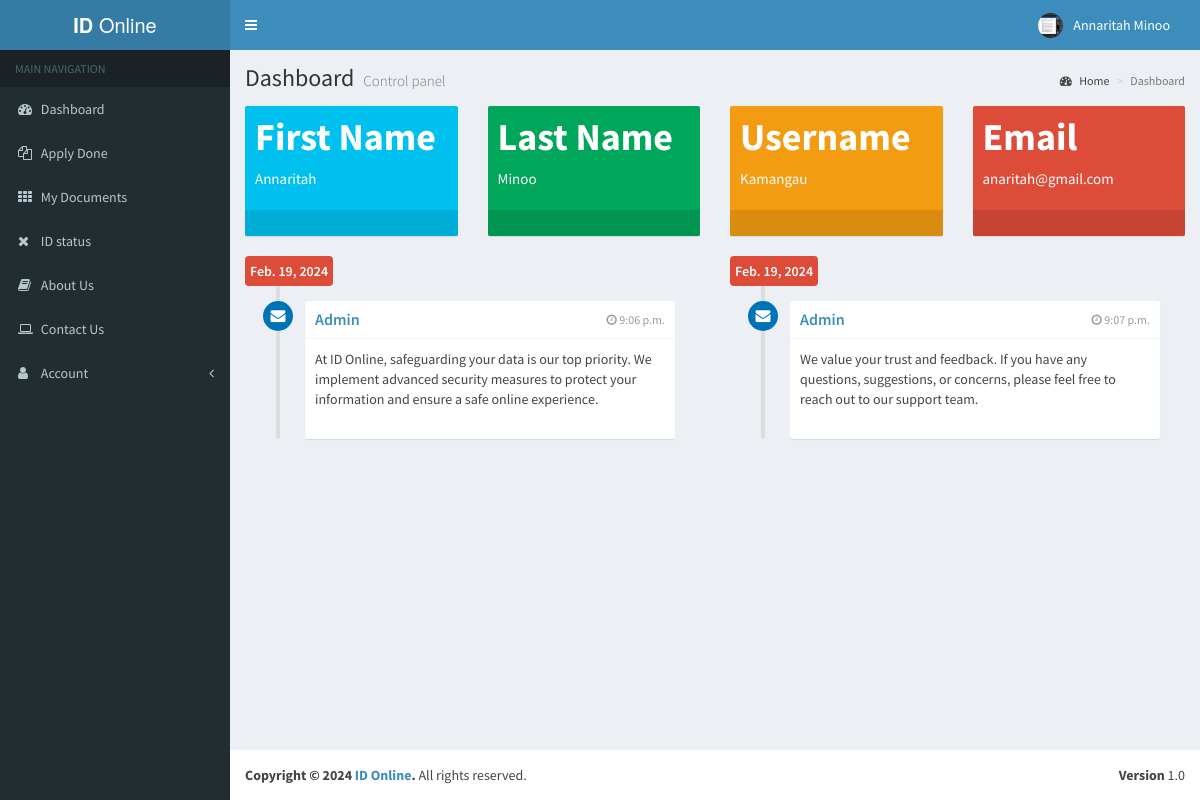
The app's page /index (signed in) with its own data.
### app/models.py (models this page shows)
class Client(models.Model):
    user = models.OneToOneField(User, on_delete=models.CASCADE)
    first_name = models.CharField(max_length=50)
    sur_name = models.CharField(max_length=50, blank=True, null=True)
    last_name = models.CharField(max_length=50)
    email = models.EmailField(max_length=100)
    username = models.CharField(max_length=50)
    gender = models.CharField(max_length=20, blank=True, null=True)
    phone = models.CharField(max_length=13, null=True, blank=True)
    profile_picture = models.ImageField(null=True, blank=True, upload_to='media', default='media/profile.png')

class Notification(models.Model):
    date = models.DateField(auto_now_add=True)
    time = models.TimeField(auto_now_add=True)
    sender = models.CharField(max_length=100)
    messange = models.CharField(max_length=1000)

### app/views.py (the view)
# urls.py: path('index', views.Index, name='index'),
def Index(request):
    client = request.user.client
    apply_info = applyID.objects.filter(client=client)
    notes = Notification.objects.all()
    context = {'notes':notes, 'apply_info':apply_info}
    return render(request, 'app/index.html', context)

### app/templates/app/index.html (shortened to what this page needs)
{% extends 'main.html' %}
{% load static %}
{% block content %}
<div class="content-wrapper">
    <section class="content-header">
        <h1>
            Dashboard
            <small>Control panel</small>
        </h1>
        <ol class="breadcrumb">
            <li><a href="#"><i class="fa fa-dashboard"></i> Home</a></li>
            <li class="active">Dashboard</li>
        </ol>
    </section>
    <section class="content">
        <div class="row">
            <div class="col-lg-3 col-xs-6">
                <div class="small-box bg-aqua">
                    <div class="inner">
                        <h3>First Name</h3>
                        <p>{{request.user.client.first_name}}</p>
                    </div>
                    <a href="#" class="small-box-footer"><i class="f fa-arrow-circle-right"></i></a>
                </div>
            </div>
            <div class="col-lg-3 col-xs-6">
                <div class="small-box bg-green">
                    <div class="inner">
                        <h3>Last Name</h3><sup style="font-size: 20px"></sup></h3>
                        <p>{{request.user.client.last_name}}</p>
                    </div>
                    <a href="#" class="small-box-footer"><i class="f fa-arrow-circle-right"></i></a>
                </div>
            </div>
            <div class="col-lg-3 col-xs-6">
                <div class="small-box bg-yellow">
                    <div class="inner">
                        <h3>Username</h3>
                        <p>{{request.user.client.username}}</p>
                    </div>
                    <a href="#" class="small-box-footer"><i class="f fa-arrow-circle-right"></i></a>
                </div>
            </div>
            <div class="col-lg-3 col-xs-6">
                <div class="small-box bg-red">
                    <div class="inner">
                        <h3>Email</h3>
                        <p>{{request.user.client.email}}</p>
                    </div>
                    <a href="#" class="small-box-footer"><i class="f fa-arrow-circle-right"></i></a>
                </div>
            </div>
        </div>
        <div class="row">
            {% for data in notes %}
            <div class="col-md-6">
                <ul class="timeline">
                    <li class="time-label">
                        <span class="bg-red">
                            {{data.date}}
                        </span>
                    </li>
                    <li>
                        <i class="fa fa-envelope bg-blue"></i>
                        <div class="timeline-item">
                            <span class="time"><i class="fa fa-clock-o"></i> {{data.time}}</span>
                            <h3 class="timeline-header"><a href="#">{{data.sender}}</a></h3>
                            <div class="timeline-body">
                                {{data.messange}}
                            </div>
                            <div class='timeline-footer'>
                            </div>
                        </div>
                    </li>
                </ul>
            </div>
            {% endfor %}
        </div>
    </section>
</div>
{% endblock content %}

### templates/base.html (shortened to what this page needs)
{% load static %}
<!DOCTYPE html>
<html>
<head>
    <link href="{% static 'bootstrap/css/bootstrap.min.css' %}" rel="stylesheet" type="text/css" />
    <link href="https://maxcdn.bootstrapcdn.com/font-awesome/4.3.0/css/font-awesome.min.css" rel="stylesheet"
        type="text/css" />
    <link href="http://code.ionicframework.com/ionicons/2.0.0/css/ionicons.min.css" rel="stylesheet" type="text/css" />
    <link href="{% static 'dist/css/AdminLTE.min.css' %}" rel="stylesheet" type="text/css" />
    <link href="{% static 'dist/css/skins/_all-skins.min.css' %}" rel="stylesheet" type="text/css" />
    <link href="{% static 'plugins/iCheck/flat/blue.css' %}" rel="stylesheet" type="text/css" />
    <link href="{% static 'plugins/morris/morris.css' %}" rel="stylesheet" type="text/css" />
    <link href="{% static 'plugins/jvectormap/jquery-jvectormap-1.2.2.css' %}" rel="stylesheet" type="text/css" />
    <link href="{% static 'plugins/datepicker/datepicker3.css' %}" rel="stylesheet" type="text/css" />
    <link href="{% static 'plugins/daterangepicker/daterangepicker-bs3.css' %}" rel="stylesheet" type="text/css" />
    <link href="{% static 'plugins/bootstrap-wysihtml5/bootstrap3-wysihtml5.min.css' %}" rel="stylesheet"
        type="text/css" />
</head>
<body class="skin-blue">
    <div class="wrapper">
        <header class="main-header">
            <a href="{% url 'index' %}" class="logo"><b>ID </b>Online</a>
            <nav class="navbar navbar-static-top" role="navigation">
                <a href="#" class="sidebar-toggle" data-toggle="offcanvas" role="button">
                </a>
                <div class="navbar-custom-menu">
                    <ul class="nav navbar-nav">
                        <li class="dropdown user user-menu">
                            <a href="#" class="dropdown-toggle" data-toggle="dropdown">
                                <img src="{{request.user.client.profile_picture.url}}" class="user-image"
                                    alt="User Image" />
                                <span class="hidden-xs">{{request.user.client.first_name}}
                                    {{request.user.client.last_name}}</span>
                            </a>
                        </li>
                    </ul>
                </div>
            </nav>
        </header>
        <aside class="main-sidebar">
            <section class="sidebar">
                <ul class="sidebar-menu">
                    <li class="header">MAIN NAVIGATION</li>
                    <li class="treeview">
                        <a href="{% url 'index' %}">
                            <i class="fa fa-dashboard"></i> <span>Dashboard</span>
                        </a>
                    </li>
                    {% if request.user.client.applyid and request.user.client.locatiodetails and request.user.client.confirmationdocument and request.user.client.photo %}
                    <li class="treeview">
                        <a href="{% url 'applyIdDone' %}">
                            <i class="fa fa-files-o"></i>
                            <span>Apply Done</span>
                        </a>
                    </li>
                    {% endif %}
                    <li>
                        <a href="{% url 'my_documents' %}">
                            <i class="fa fa-th"></i> <span>My Documents</span>
                        </a>
                    </li>
                    <li class="treeview">
                        <a href="{% url 'id_status' %}">
                            <i class="fa fa-times"></i>
                            <span>ID status</span>
                        </a>
                    </li>
                    <li class="treeview">
                        <a href="{% url 'about_us' %}">
                            <i class="fa fa-book"></i>
                            <span>About Us</span>
                        </a>
                    </li>
                    <li class="treeview">
                        <a href="{% url 'contact_us' %}">
                            <i class="fa fa-laptop"></i>
                            <span>Contact Us</span>
                        </a>
                    </li>
                    <li class="treeview">
                        <a href="#">
                            <i class="fa fa-user"></i>
                            <span>Account</span>
                            <i class="fa fa-angle-left pull-right"></i>
                        </a>
                    </li>
                </ul>
            </section>
        </aside>
    </div>
</body>
</html>

### records on screen
Notification: date "Feb. 19, 2024", time "9:06 p.m.", sender "Admin", messange "At ID Online, safeguarding your data is our top priority. We implement advanced security measures to protect your information and ensure a safe online experience."
Notification: date "Feb. 19, 2024", time "9:07 p.m.", sender "Admin", messange "We value your trust and feedback. If you have any questions, suggestions, or concerns, please feel free to reach out to our support team."

### other values on screen
{{ request.user.client.first_name }} "Annaritah"
{{ request.user.client.last_name }} "Minoo"
{{ request.user.client.username }} "Kamangau"
{{ request.user.client.email }} "anaritah@gmail.com"
